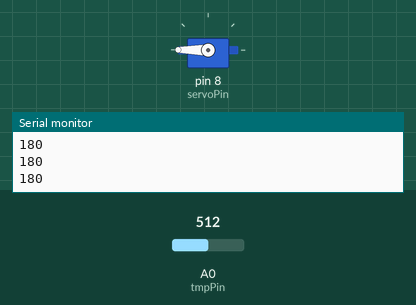
This sketch was run on a simulated Arduino Uno, built with avr-gcc and run on an emulated ATmega328P. On the bench: servo, the last lines printed to the serial monitor. The test bench sets the inputs (shaded band); at power-on: A0 (tmpPin) = 512.

Above: at 1.2 s.
1.3 s: A0 (tmpPin) set to 122
At 1.7 s:
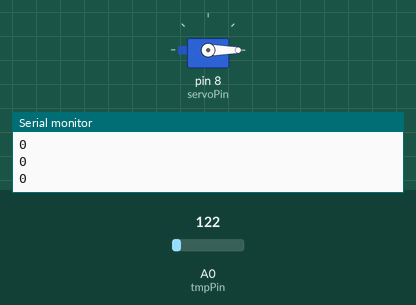
2.8 s: A0 (tmpPin) set to 190
At 4.0 s:
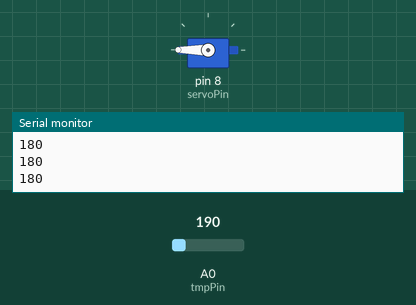
4.3 s: A0 (tmpPin) set to 0
At 5.5 s:
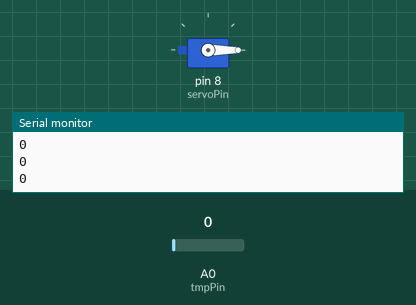
Timing chart, 0 to 7.3 s (numbered marks = the images above; inputs shaded):
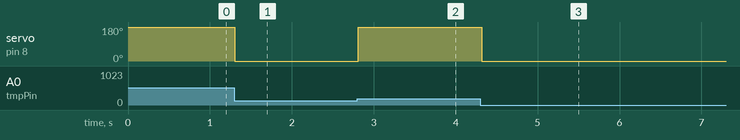

The sketch:

exercise_04_4.ino
```cpp
// exercise_04
// Actuators

#include <Servo.h>

const int servoPin = 8;
const int tmpPin = A0;

Servo servo;

void setup()
{
  Serial.begin(9600);
  servo.attach(servoPin);
}

void loop()
{
  int raw = analogRead(tmpPin);
  float volts = raw / 205.0;
  float tempC = 100.0 * volts - 50;
  // 0-180 for temperature 20-30
  int angle = (tempC - 20.0) * (180.0 / 10.0);
  if (angle < 0) angle = 0;
  if (angle > 180) angle = 180;
  Serial.println(angle);
  servo.write(angle);
  delay(100);
}
```

Measured:
- after the input at 1.3 s, servo on pin 8 (servoPin): 180° → 0° at once
- after the input at 2.8 s, servo on pin 8 (servoPin): 0° → 180° at once
- after the input at 4.3 s, servo on pin 8 (servoPin): 180° → 0° at once
